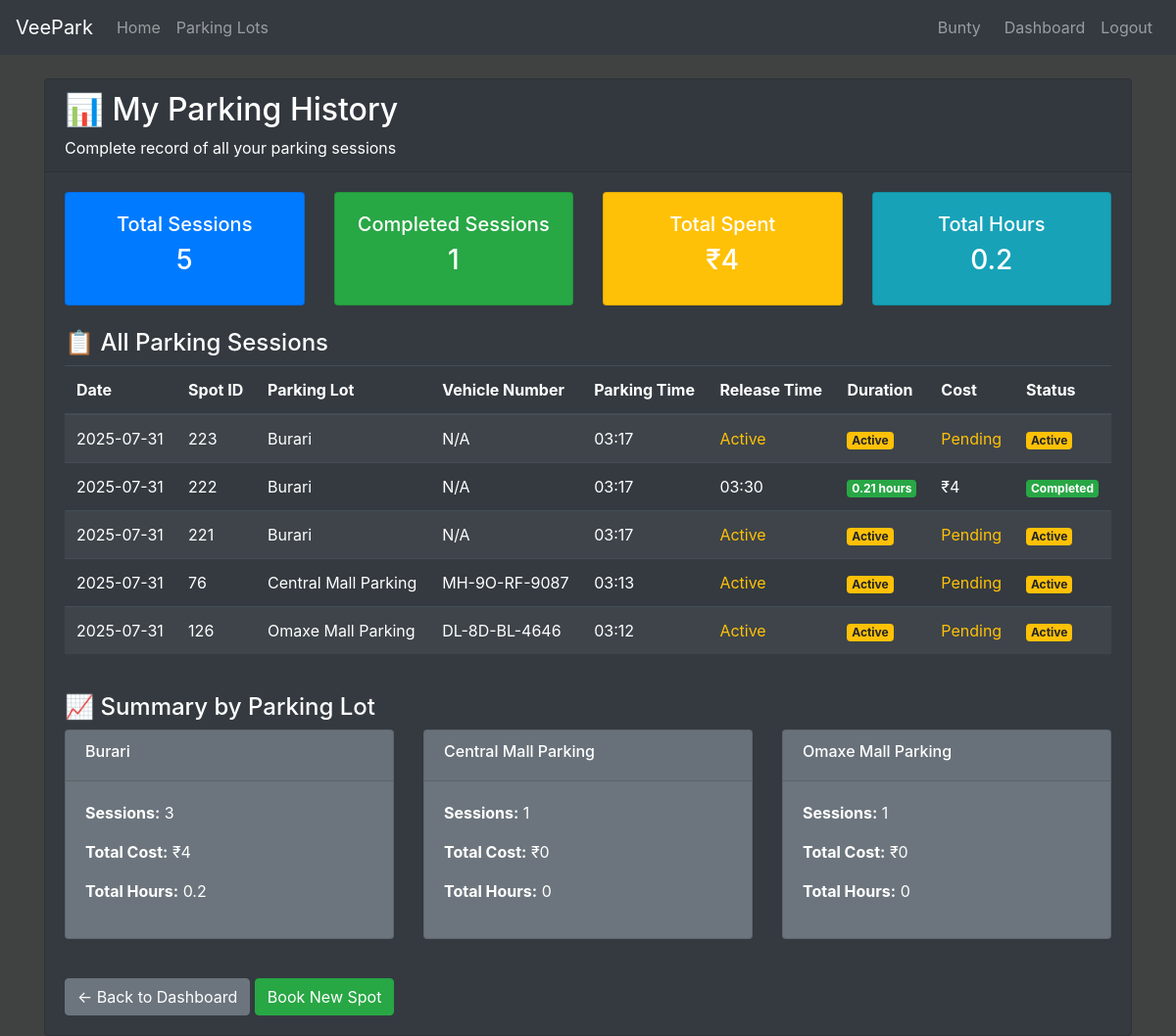
The app's page /user/parking-history (signed in) with its own data.
### models/models.py (models this page shows, shortened)
class ReserveParkingSpot(db.Model):
    __tablename__ = 'reserve_parking_spot'
    id=db.Column(db.Integer(), primary_key=True)
    spotid=db.Column(db.Integer(), db.ForeignKey('parking_spot.id'), nullable=False)
    lotid=db.Column(db.Integer(), db.ForeignKey('parking_lot.id'), nullable=False)
    email=db.Column(db.String(25), db.ForeignKey('user.email'), nullable=False)
    veichleNumber=db.Column(db.String(50), nullable=True)
    parking_time=db.Column(db.DateTime, nullable=False, default=datetime.datetime.now)
    release_time=db.Column(db.DateTime, nullable=True)
    parkingcost=db.Column(db.Integer(), nullable=True, default=0)
    ispaid=db.Column(db.Integer(), default=0)
    parking_spot_rel = db.relationship('ParkingSpot', backref='reservations', foreign_keys=[spotid], lazy=True)
    parking_lot_rel = db.relationship('ParkingLot', backref='reservations', foreign_keys=[lotid], lazy=True)

class ParkingSpot(db.Model):
    __tablename__ = 'parking_spot'
    id=db.Column(db.Integer(), primary_key=True)
    lotid=db.Column(db.Integer(), db.ForeignKey('parking_lot.id'), nullable=False)
    status = db.Column(db.String(5), default="A")
    veichleNumber=db.Column(db.String(20), nullable=True)

class ParkingLot(db.Model):
    __tablename__ = 'parking_lot'
    id=db.Column(db.Integer(), primary_key=True)
    location = db.Column(db.String(50), nullable=False)
    pincode=db.Column(db.Integer(), nullable=False)
    price=db.Column(db.Integer(), nullable=False)
    maxSpots=db.Column(db.Integer(), nullable=False)
    address=db.Column(db.String(200), nullable=False)
    occupied=db.Column(db.Integer(), default=0)
    parking_spots = db.relationship('ParkingSpot', backref='parking_lot', lazy=True)

### controllers/controllers.py (the view)
@controllers.route('/user/parking-history')
def user_parking_history():
    if not session.get('user_id'):
        flash('Please login to view your parking history.', 'warning')
        return redirect(url_for('controllers.login'))
    user_email = session.get('user_email')
    all_reservations = ReserveParkingSpot.query.filter_by(email=user_email).order_by(ReserveParkingSpot.parking_time.desc()).all()
    all_reservations_with_details = []
    for reservation in all_reservations:
        spot = ParkingSpot.query.get(reservation.spotid)
        lot = ParkingLot.query.get(reservation.lotid)
        if spot and lot:
            duration_hours = None
            if reservation.release_time:
                duration = reservation.release_time - reservation.parking_time
                duration_hours = round(duration.total_seconds() / 3600, 2)
            all_reservations_with_details.append({
                'reservation': reservation,
                'spot': spot,
                'lot': lot,
                'duration_hours': duration_hours
            })
    return render_template('user_parking_history.html', reservations_with_details=all_reservations_with_details)

### templates/user_parking_history.html (shortened to what this page needs)
{% extends 'index.html' %}
{% block content %}
<div class="container mt-4">
    <div class="row">
        <div class="col-12">
            <div class="card bg-dark text-white">
                <div class="card-header">
                    <h2>📊 My Parking History</h2>
                    <p class="mb-0">Complete record of all your parking sessions</p>
                </div>
                <div class="card-body">
                    <div class="row mb-4">
                        <div class="col-md-3">
                            <div class="card bg-primary text-white">
                                <div class="card-body text-center">
                                    <h5>Total Sessions</h5>
                                    <h3>{{ reservations_with_details|length }}</h3>
                                </div>
                            </div>
                        </div>
                        <div class="col-md-3">
                            <div class="card bg-success text-white">
                                <div class="card-body text-center">
                                    <h5>Completed Sessions</h5>
                                    <h3>{{ reservations_with_details|selectattr('reservation.release_time')|list|length }}</h3>
                                </div>
                            </div>
                        </div>
                        <div class="col-md-3">
                            <div class="card bg-warning text-white">
                                <div class="card-body text-center">
                                    <h5>Total Spent</h5>
                                    <h3>₹{{ reservations_with_details|sum(attribute='reservation.parkingcost') }}</h3>
                                </div>
                            </div>
                        </div>
                        <div class="col-md-3">
                            <div class="card bg-info text-white">
                                <div class="card-body text-center">
                                    <h5>Total Hours</h5>
                                    <h3>{{ reservations_with_details|selectattr('duration_hours')|sum(attribute='duration_hours')|round(1) }}</h3>
                                </div>
                            </div>
                        </div>
                    </div>
                    <div class="row mb-4">
                        <div class="col-12">
                            <h4>📋 All Parking Sessions</h4>
                            {% if reservations_with_details %}
                                <div class="table-responsive">
                                    <table class="table table-dark table-striped">
                                        <thead>
                                            <tr>
                                                <th>Date</th>
                                                <th>Spot ID</th>
                                                <th>Parking Lot</th>
                                                <th>Vehicle Number</th>
                                                <th>Parking Time</th>
                                                <th>Release Time</th>
                                                <th>Duration</th>
                                                <th>Cost</th>
                                                <th>Status</th>
                                            </tr>
                                        </thead>
                                        <tbody>
                                            {% for item in reservations_with_details %}
                                            <tr>
                                                <td>{{ item.reservation.parking_time.strftime('%Y-%m-%d') }}</td>
                                                <td>{{ item.spot.id }}</td>
                                                <td>{{ item.lot.location }}</td>
                                                <td>{{ item.reservation.veichleNumber or 'N/A' }}</td>
                                                <td>{{ item.reservation.parking_time.strftime('%H:%M') }}</td>
                                                <td>
                                                    {% if item.reservation.release_time %}
                                                        {{ item.reservation.release_time.strftime('%H:%M') }}
                                                    {% else %}
                                                        <span class="text-warning">Active</span>
                                                    {% endif %}
                                                </td>
                                                <td>
                                                    {% if item.duration_hours %}
                                                        <span class="badge badge-success">
                                                            {{ item.duration_hours }} hours
                                                        </span>
                                                    {% else %}
                                                        <span class="badge badge-warning">Active</span>
                                                    {% endif %}
                                                </td>
                                                <td>
                                                    {% if item.reservation.parkingcost > 0 %}
                                                        ₹{{ item.reservation.parkingcost }}
                                                    {% else %}
                                                        <span class="text-warning">Pending</span>
                                                    {% endif %}
                                                </td>
                                                <td>
                                                    {% if item.reservation.release_time %}
                                                        <span class="badge badge-success">Completed</span>
                                                    {% else %}
                                                        <span class="badge badge-warning">Active</span>
                                                    {% endif %}
                                                </td>
                                            </tr>
                                            {% endfor %}
                                        </tbody>
                                    </table>
                                </div>
                            {% else %}
                                <div class="alert alert-info">
                                    <h5>No Parking History</h5>
                                    <p>You haven't made any parking reservations yet.</p>
                                </div>
                            {% endif %}
                        </div>
                    </div>
                    {% if reservations_with_details %}
                    <div class="row mb-4">
                        <div class="col-12">
                            <h4>📈 Summary by Parking Lot</h4>
                            <div class="row">
                                {% set lot_summary = {} %}
                                {% for item in reservations_with_details %}
                                    {% set lot_name = item.lot.location %}
                                    {% if lot_name not in lot_summary %}
                                        {% set _ = lot_summary.update({lot_name: {'sessions': 0, 'total_cost': 0, 'total_hours': 0}}) %}
                                    {% endif %}
                                    {% set _ = lot_summary[lot_name].update({'sessions': lot_summary[lot_name]['sessions'] + 1}) %}
                                    {% if item.reservation.parkingcost %}
                                        {% set _ = lot_summary[lot_name].update({'total_cost': lot_summary[lot_name]['total_cost'] + item.reservation.parkingcost}) %}
                                    {% endif %}
                                    {% if item.duration_hours %}
                                        {% set _ = lot_summary[lot_name].update({'total_hours': lot_summary[lot_name]['total_hours'] + item.duration_hours}) %}
                                    {% endif %}
                                {% endfor %}
                                {% for lot_name, stats in lot_summary.items() %}
                                <div class="col-md-4 mb-3">
                                    <div class="card bg-secondary text-white">
                                        <div class="card-header">
                                            <h6>{{ lot_name }}</h6>
                                        </div>
                                        <div class="card-body">
                                            <p><strong>Sessions:</strong> {{ stats.sessions }}</p>
                                            <p><strong>Total Cost:</strong> ₹{{ stats.total_cost }}</p>
                                            <p><strong>Total Hours:</strong> {{ stats.total_hours|round(1) }}</p>
                                        </div>
                                    </div>
                                </div>
                                {% endfor %}
                            </div>
                        </div>
                    </div>
                    {% endif %}
                    <div class="mt-4">
                        <a href="{{ url_for('controllers.user_dashboard') }}" class="btn btn-secondary">
                            ← Back to Dashboard
                        </a>
                        <a href="{{ url_for('controllers.parking_lots') }}" class="btn btn-success">
                            Book New Spot
                        </a>
                    </div>
                </div>
            </div>
        </div>
    </div>
</div>
{% endblock %}

### templates/index.html (style rules this page uses)
body { background-color: #404242; color:white }

### records on screen
ReserveParkingSpot: reservation.parking_time "2025-07-31", reservation "N/A", reservation.parking_time "03:17"
ParkingSpot: spot.id "223"
ParkingLot: lot.location "Burari" "Burari" "Burari", location "Burari", sessions "3", total_cost "4", total_hours "0.2"
ReserveParkingSpot: reservation.parking_time "2025-07-31", reservation "N/A", reservation.parking_time "03:17", reservation.release_time "03:30", reservation.parkingcost "4"
ParkingSpot: spot.id "222"
ReserveParkingSpot: reservation.parking_time "2025-07-31", reservation "N/A", reservation.parking_time "03:17"
ParkingSpot: spot.id "221"
ReserveParkingSpot: reservation.parking_time "2025-07-31", reservation "MH-9O-RF-9087", reservation.parking_time "03:13"
ParkingSpot: spot.id "76"
ParkingLot: lot.location "Central Mall Parking", location "Central Mall Parking", sessions "1", total_cost "0", total_hours "0"
ReserveParkingSpot: reservation.parking_time "2025-07-31", reservation "DL-8D-BL-4646", reservation.parking_time "03:12"
ParkingSpot: spot.id "126"
ParkingLot: lot.location "Omaxe Mall Parking", location "Omaxe Mall Parking", sessions "1", total_cost "0", total_hours "0"

### other values on screen
{{ session.get('user_fullname', 'User') }} "Bunty"
{{ reservations_with_details|length }} "5"
{{ reservations_with_details|sum(attribute='reservation.parkingcost') }} "4"
{{ item.duration_hours }} "0.21"
